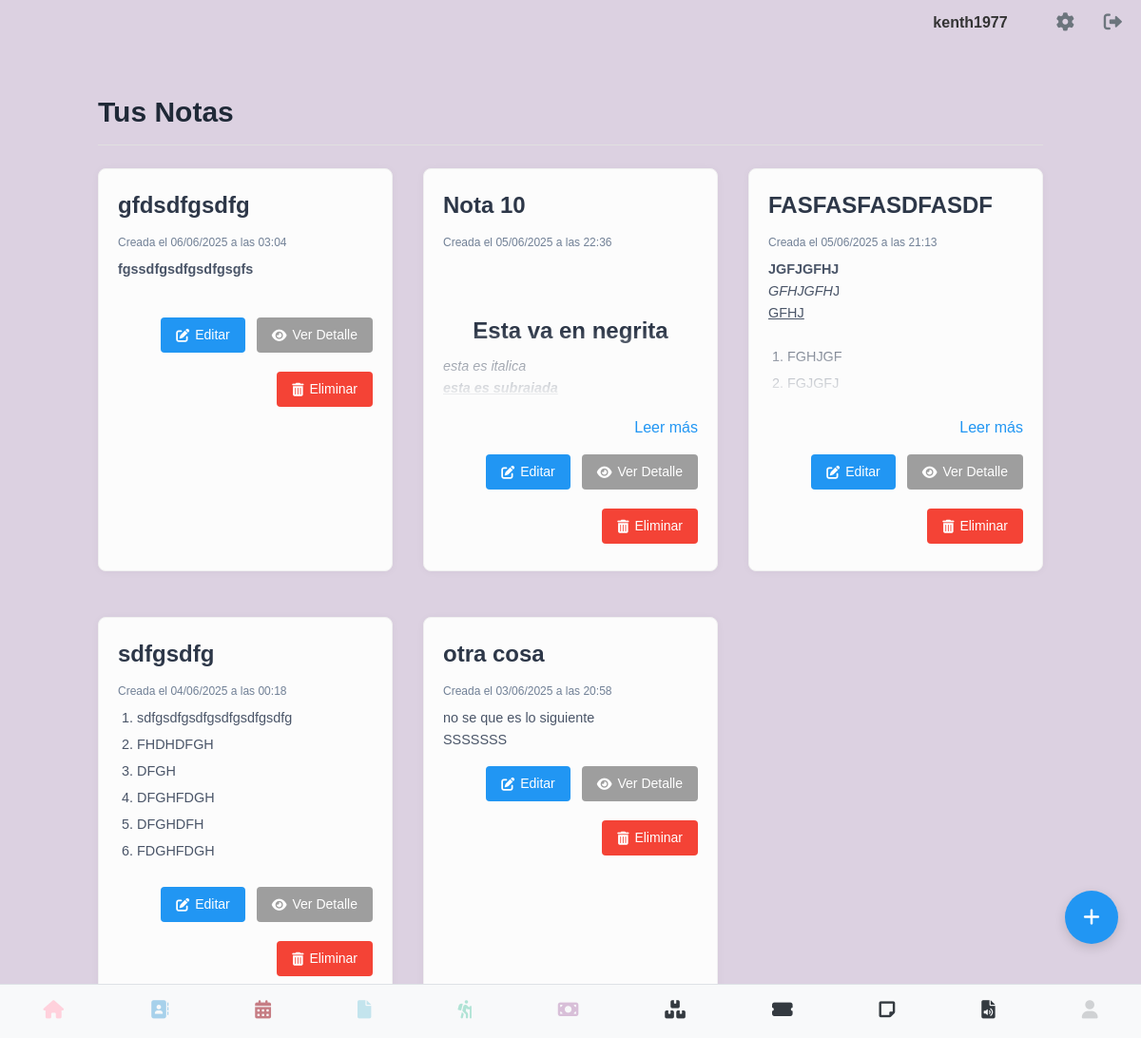
/ver_notas (signed in), run on the app's committed database.
### models.py (models this page shows, shortened)
class User(UserMixin, db.Model):
    __tablename__ = 'users' # Nombre de la tabla es 'users'
    id = db.Column(db.Integer, primary_key=True)
    username = db.Column(db.String(80), unique=True, nullable=False)
    email = db.Column(db.String(120), unique=True, nullable=False)
    cedula = db.Column(db.String(20), unique=True, nullable=False)
    telefono = db.Column(db.String(20), nullable=False)
    password_hash = db.Column(db.String(128))
    image_filename = db.Column(db.String(255), nullable=True)
    @property
    def is_authenticated(self):
        return True

class Nota(db.Model):
    id = db.Column(db.Integer, primary_key=True)
    usuario_id = db.Column(db.Integer, db.ForeignKey('users.id'), nullable=False)
    titulo = db.Column(db.String(200), nullable=False)
    descripcion = db.Column(db.Text, nullable=False)
    fecha_creacion = db.Column(db.DateTime, default=datetime.utcnow)
    usuario = db.relationship('User', backref='notas', lazy=True)

### notas.py (the view)
@notas_bp.route('/ver_notas')
@login_required
def ver_notas():
    pastel_color = generate_pastel_color()
    user_notes = Nota.query.filter_by(usuario_id=current_user.id).order_by(Nota.fecha_creacion.desc()).all()
    csrf_token = generate_csrf()
    return render_template('ver_notas.html', user_notes=user_notes, pastel_color=pastel_color, csrf_token=csrf_token)

### app.py (called while the page is built)
@login_manager.user_loader
def load_user(user_id):
    return User.query.get(int(user_id))

### notas.py (called while the page is built)
def generate_pastel_color():
    import random
    r = random.randint(200, 255)
    g = random.randint(200, 255)
    b = random.randint(200, 255)
    return f"#{r:02x}{g:02x}{b:02x}"

### templates/ver_notas.html (shortened to what this page needs)
{% extends 'base.html' %}
{% block content %}
    <script src="https://cdn.tailwindcss.com"></script>
    <link rel="stylesheet" href="https://cdnjs.cloudflare.com/ajax/libs/font-awesome/6.0.0-beta3/css/all.min.css">
    <div class="container">
        <div class="header">
            <h1 class="text-3xl font-bold text-gray-800">Tus Notas</h1>
        </div>
        {% if user_notes %}
            <div class="grid grid-cols-1 md:grid-cols-2 lg:grid-cols-3 gap-8">
                {% for nota in user_notes %}
                <div class="note-card" id="note-card-{{ nota.id }}">
                    <div class="note-card-header">
                        <a href="{{ url_for('notas.notas_detail', nota_id=nota.id) }}" class="note-card-title">
                            {{ nota.titulo }}
                        </a>
                    </div>
                    <p class="note-card-meta">Creada el {{ nota.fecha_creacion.strftime('%d/%m/%Y a las %H:%M') }}</p>
                    <div class="note-content" id="note-content-{{ nota.id }}">
                        {{ nota.descripcion | safe }}
                    </div>
                    <div class="note-actions">
                        <a href="{{ url_for('notas.editar_nota', nota_id=nota.id) }}" class="btn btn-edit">
                            <i class="fas fa-edit"></i> Editar
                        </a>
                        <a href="{{ url_for('notas.notas_detail', nota_id=nota.id) }}" class="btn btn-detail">
                            <i class="fas fa-eye"></i> Ver Detalle
                        </a>
                        <form action="{{ url_for('notas.eliminar_nota', nota_id=nota.id) }}" method="POST" class="delete-form" style="display:inline;">
                            <button type="submit" class="btn btn-delete">
                                <i class="fas fa-trash-alt"></i> Eliminar
                            </button>
                        </form>
                    </div>
                </div>
                {% endfor %}
            </div>
        {% else %}
            <p class="text-center text-gray-600">No tienes notas creadas aún. ¡Crea una nueva para empezar!</p>
        {% endif %}
    </div>
    <a href="{{ url_for('notas.crear_nota') }}" class="floating-btn">
        <i class="fas fa-plus"></i>
    </a>
</div>
{% endblock %}

### templates/base.html (shortened to what this page needs)
<!DOCTYPE html>
<html lang="es">
<head>
    <link rel="stylesheet" type="text/css" href="{{ url_for('static', filename='css/main.css') }}">
    <link rel="stylesheet" href="https://cdn.jsdelivr.net/npm/sweetalert2@11/dist/sweetalert2.min.css">
</head>
<body>
    <div class="contactos-container">
    {% if current_user.is_authenticated %}
        <div class="top-right">
            <span class="username-display">{{ current_user.username }}</span>
            <a href="{{ url_for('perfil') }}" class="gear-icon"><i class="fas fa-cog"></i></a>
            <a href="{{ url_for('logout') }}" class="logout-icon"><i class="fas fa-sign-out-alt"></i></a>
        </div>
    {% endif %}
</div>
<div class="container-block">
    {% block content %}
    {% endblock %}
{% include "navbar.html" %}
</body>
</html>

### static/css/base.css (style rules this page uses)
body { font-family: sans-serif; margin: 0; }
.container-block { margin-top:80px; padding: 20px; }
.top-right { position: absolute; top: 10px; right: 20px; display: flex; align-items: center; }
.gear-icon, .logout-icon { font-size: 24px; text-decoration: none; color: #333; margin-left: 15px; }
.username-display { margin-right: 20px; font-weight: bold; color: #333; }

### static/css/perfil.css (style rules this page uses)
body { font-family: sans-serif; margin: 20px; }

### static/css/calendario.css (style rules this page uses)
.floating-btn { position: fixed; bottom: 20px; right: 20px; background-color: #007bff; color: white; border-radius: 50%; width: 56px; height: 56px; display: flex; justify-content: center; align-items: center; font-size: 24px; box-shadow: 0 2px 5px rgba(0, 0, 0, 0.2); z-index: 1000; text-decoration: none; margin-bottom: 75px; }

### static/css/listar_contacto.css (style rules this page uses)
.contactos-container { font-family: Arial, sans-serif; color: #333; }
.contactos-container .top-right { display: flex; justify-content: flex-end; align-items: center; gap: 1rem; padding-bottom: 1rem; }
.contactos-container .username-display { font-weight: bold; }
.contactos-container .gear-icon, .contactos-container .logout-icon { color: #6c757d; font-size: 1.2rem; text-decoration: none; }

### templates/ver_notas.html (style rules this page uses)
.header { border-bottom: 1px solid #e0e0e0; padding-bottom: 1rem; margin-bottom: 1.5rem; display: flex; justify-content: space-between; align-items: center; }
.note-card { background-color: #fcfcfc; border: 1px solid #f0f0f0; border-radius: 8px; padding: 1.25rem; margin-bottom: 1rem; box-shadow: 0 1px 8px rgba(0, 0, 0, 0.04); transition: transform 0.2s ease, box-shadow 0.2s ease; }
.note-card-header { display: flex; justify-content: space-between; align-items: center; margin-bottom: 0.75rem; }
.note-card-title { font-size: 1.5rem; font-weight: 600; color: #2d3748; text-decoration: none; }
.note-card-meta { font-size: 0.75rem; color: #718096; margin-bottom: 0.5rem; }
.note-content { font-size: 0.9rem; color: #4a5568; line-height: 1.6; margin-bottom: 1rem; position: relative; overflow: hidden; }
.note-content.collapsed { max-height: 150px; mask-image: linear-gradient(to bottom, black 50%, transparent 100%); -webkit-mask-image: linear-gradient(to bottom, black 50%, transparent 100%); }
.note-actions { display: flex; justify-content: flex-end; gap: 0.75rem; flex-wrap: wrap; margin-top: 1rem; }
.note-actions .btn { padding: 0.5rem 1rem; border-radius: 4px; font-size: 0.875rem; font-weight: 500; text-decoration: none; display: inline-flex; align-items: center; gap: 6px; cursor: pointer; border: none; transition: background-color 0.3s ease, transform 0.2s ease; margin-bottom: 0.5rem; }
.btn-edit { background-color: #2196F3; color: white; }
.btn-delete { background-color: #F44336; color: white; }
.btn-detail { background-color: #9E9E9E; color: white; }
.note-content ul:not(.checkbox-list), .note-content ol { padding-left: 20px; margin-bottom: 10px; list-style-position: outside; }
.note-content ol { list-style-type: decimal; }
.note-content li:not(.checkbox-list li) { margin-bottom: 5px; }
.note-content h3 { font-size: 1.5rem; font-weight: 600; margin-top: 1rem; margin-bottom: 0.7rem; color: #2d3748; }
.floating-btn { position: fixed; bottom: 1.5rem; right: 1.5rem; background-color: #2196F3; color: white; padding: 1rem; border-radius: 9999px; font-size: 1.25rem; width: 56px; height: 56px; box-shadow: 0 4px 12px rgba(0, 0, 0, 0.15); display: flex; align-items: center; justify-content: center; cursor: pointer; transition: background-color 0.3s ease, transform 0.2s ease, box-shadow 0.3s ease; z-index: 50; border: none; text-decoration: none; }

### data on the page
User: username "kenth1977"
Nota: titulo "gfdsdfgsdfg", fecha_creacion "06/06/2025 a las 03:04", descripcion "fgssdfgsdfgsdfgsgfs"
Nota: titulo "Nota 10", fecha_creacion "05/06/2025 a las 22:36", descripcion "Esta va en negrita esta es italica esta es subraiada"
Nota: titulo "FASFASFASDFASDF", fecha_creacion "05/06/2025 a las 21:13", descripcion "JGFJGFHJ GFHJGFH J GFHJ FGHJGF FGJGFJ"
Nota: titulo "sdfgsdfg", fecha_creacion "04/06/2025 a las 00:18", descripcion "sdfgsdfgsdfgsdfgsdfgsdfg FHDHDFGH DFGH DFGHFDGH DFGHDFH FDGHFDGH"
Nota: titulo "otra cosa", fecha_creacion "03/06/2025 a las 20:58", descripcion "no se que es lo siguiente SSSSSSS"
